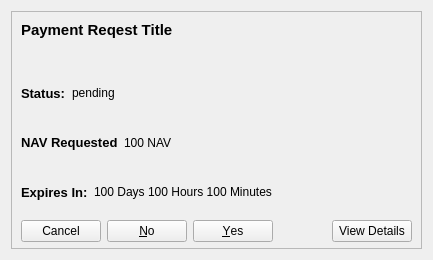
<?xml version="1.0" encoding="UTF-8"?>
<ui version="4.0">
 <class>CommunityFundDisplayPaymentRequest</class>
 <widget class="QWidget" name="CommunityFundDisplayPaymentRequest">
  <property name="geometry">
   <rect>
    <x>0</x>
    <y>0</y>
    <width>433</width>
    <height>260</height>
   </rect>
  </property>
  <property name="sizePolicy">
   <sizepolicy hsizetype="Maximum" vsizetype="Maximum">
    <horstretch>0</horstretch>
    <verstretch>0</verstretch>
   </sizepolicy>
  </property>
  <property name="minimumSize">
   <size>
    <width>433</width>
    <height>260</height>
   </size>
  </property>
  <property name="maximumSize">
   <size>
    <width>433</width>
    <height>260</height>
   </size>
  </property>
  <property name="windowTitle">
   <string>Form</string>
  </property>
  <layout class="QVBoxLayout" name="verticalLayout_2">
   <item>
    <widget class="QFrame" name="frame">
     <property name="sizePolicy">
      <sizepolicy hsizetype="Maximum" vsizetype="Maximum">
       <horstretch>0</horstretch>
       <verstretch>0</verstretch>
      </sizepolicy>
     </property>
     <property name="maximumSize">
      <size>
       <width>433</width>
       <height>433</height>
      </size>
     </property>
     <property name="frameShape">
      <enum>QFrame::StyledPanel</enum>
     </property>
     <property name="frameShadow">
      <enum>QFrame::Raised</enum>
     </property>
     <widget class="QLabel" name="title">
      <property name="geometry">
       <rect>
        <x>10</x>
        <y>10</y>
        <width>400</width>
        <height>50</height>
       </rect>
      </property>
      <property name="maximumSize">
       <size>
        <width>400</width>
        <height>50</height>
       </size>
      </property>
      <property name="font">
       <font>
        <pointsize>11</pointsize>
        <weight>75</weight>
        <bold>true</bold>
       </font>
      </property>
      <property name="text">
       <string>Payment Reqest Title</string>
      </property>
      <property name="alignment">
       <set>Qt::AlignLeading|Qt::AlignLeft|Qt::AlignTop</set>
      </property>
      <property name="wordWrap">
       <bool>true</bool>
      </property>
     </widget>
     <widget class="QWidget" name="">
      <property name="geometry">
       <rect>
        <x>10</x>
        <y>60</y>
        <width>391</width>
        <height>171</height>
       </rect>
      </property>
      <layout class="QVBoxLayout" name="verticalLayout">
       <item>
        <layout class="QHBoxLayout" name="horizontalLayout_4">
         <item>
          <widget class="QLabel" name="labelTitleStatus">
           <property name="sizePolicy">
            <sizepolicy hsizetype="Maximum" vsizetype="Preferred">
             <horstretch>0</horstretch>
             <verstretch>0</verstretch>
            </sizepolicy>
           </property>
           <property name="font">
            <font>
             <pointsize>10</pointsize>
             <weight>75</weight>
             <bold>true</bold>
            </font>
           </property>
           <property name="text">
            <string>Status:</string>
           </property>
          </widget>
         </item>
         <item>
          <widget class="QLabel" name="labelStatus">
           <property name="text">
            <string>pending</string>
           </property>
          </widget>
         </item>
        </layout>
       </item>
       <item>
        <layout class="QHBoxLayout" name="horizontalLayout_6">
         <item>
          <widget class="QLabel" name="labelTitleRequested">
           <property name="sizePolicy">
            <sizepolicy hsizetype="Maximum" vsizetype="Preferred">
             <horstretch>0</horstretch>
             <verstretch>0</verstretch>
            </sizepolicy>
           </property>
           <property name="font">
            <font>
             <pointsize>10</pointsize>
             <weight>75</weight>
             <bold>true</bold>
            </font>
           </property>
           <property name="text">
            <string>NAV Requested</string>
           </property>
          </widget>
         </item>
         <item>
          <widget class="QLabel" name="labelRequested">
           <property name="text">
            <string>100 NAV</string>
           </property>
          </widget>
         </item>
        </layout>
       </item>
       <item>
        <layout class="QHBoxLayout" name="horizontalLayout_5">
         <item>
          <widget class="QLabel" name="labelTitleDuration">
           <property name="sizePolicy">
            <sizepolicy hsizetype="Maximum" vsizetype="Preferred">
             <horstretch>0</horstretch>
             <verstretch>0</verstretch>
            </sizepolicy>
           </property>
           <property name="font">
            <font>
             <pointsize>10</pointsize>
             <weight>75</weight>
             <bold>true</bold>
            </font>
           </property>
           <property name="text">
            <string>Expires In:</string>
           </property>
          </widget>
         </item>
         <item>
          <widget class="QLabel" name="labelDuration">
           <property name="text">
            <string>100 Days 100 Hours 100 Minutes</string>
           </property>
          </widget>
         </item>
        </layout>
       </item>
       <item>
        <layout class="QHBoxLayout" name="horizontalLayout">
         <item>
          <widget class="QDialogButtonBox" name="buttonBoxVote">
           <property name="layoutDirection">
            <enum>Qt::RightToLeft</enum>
           </property>
           <property name="standardButtons">
            <set>QDialogButtonBox::Cancel|QDialogButtonBox::No|QDialogButtonBox::Yes</set>
           </property>
          </widget>
         </item>
         <item>
          <widget class="QPushButton" name="pushButtonDetails">
           <property name="text">
            <string>View Details</string>
           </property>
          </widget>
         </item>
        </layout>
       </item>
      </layout>
     </widget>
     <zorder>title</zorder>
     <zorder></zorder>
     <zorder>labelRequested</zorder>
     <zorder></zorder>
     <zorder></zorder>
    </widget>
   </item>
  </layout>
 </widget>
 <resources/>
 <connections/>
</ui>
